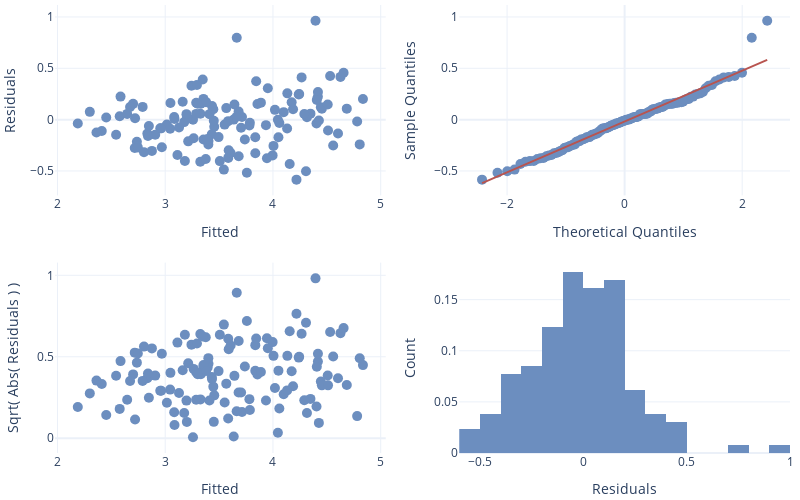

Notebook source saved alongside this figure:
### Code cell
OFFSET = 2
df_cnr['CNR'] = df_cnr['CNR'] + OFFSET
pl_df_cnr = pl.DataFrame(df_cnr)
glmm_cnr_s = glmer('CNR ~ Stain + (1|Experiment) + (1|ROI)', data=pl_df_cnr, family='Gamma', link='log')
glmm_cnr_s.set_factors(['Stain'])

# Convert estimates to odds
display(glmm_cnr_s.fit(exponentiate=True, summary=True, conf_method='boot'))
display(glmm_cnr_s.result_fit_stats)
stat_diagnostics(glmm_cnr_s.data['fitted'], glmm_cnr_s.data['resid'], glmm_cnr_s.data['Experiment'])

### Figure 1 — Plotly figure (JSON) as saved in the notebook; plotly's stock layout.template omitted (floating-point values rounded to 4 significant figures; data arrays with more than 128 entries replaced by an {"elided": "..."} marker saying what was removed)
{"data": [{"marker": {"color": "#6C8EBF", "size": 10}, "mode": "markers", "text": {"elided": "130 str values"}, "type": "scatter", "x": {"elided": "130 float values"}, "xaxis": "x", "y": {"elided": "130 float values"}, "yaxis": "y"}, {"marker": {"color": "#6C8EBF", "size": 10}, "mode": "markers", "type": "scatter", "x": {"elided": "130 float values"}, "xaxis": "x2", "y": {"elided": "130 float values"}, "yaxis": "y2"}, {"marker": {"color": "#B85450", "line": {"width": 2}}, "mode": "lines", "type": "scatter", "x": {"elided": "130 float values"}, "xaxis": "x2", "y": {"elided": "130 float values"}, "yaxis": "y2"}, {"marker": {"color": "#6C8EBF", "size": 10}, "mode": "markers", "text": {"elided": "130 str values"}, "type": "scatter", "x": {"elided": "130 float values"}, "xaxis": "x3", "y": {"elided": "130 float values"}, "yaxis": "y3"}, {"histnorm": "probability", "marker": {"color": "#6C8EBF"}, "type": "histogram", "x": {"elided": "130 float values"}, "xaxis": "x4", "yaxis": "y4"}], "layout": {"height": 500, "margin": {"b": 5, "l": 10, "r": 10, "t": 5}, "showlegend": false, "width": 800, "xaxis": {"anchor": "y", "domain": [0, 0.45], "title": {"text": "Fitted"}}, "xaxis2": {"anchor": "y2", "domain": [0.55, 1], "title": {"text": "Theoretical Quantiles"}}, "xaxis3": {"anchor": "y3", "domain": [0, 0.45], "title": {"text": "Fitted"}}, "xaxis4": {"anchor": "y4", "domain": [0.55, 1], "title": {"text": "Residuals"}}, "yaxis": {"anchor": "x", "domain": [0.575, 1], "title": {"text": "Residuals"}}, "yaxis2": {"anchor": "x2", "domain": [0.575, 1], "title": {"text": "Sample Quantiles"}}, "yaxis3": {"anchor": "x3", "domain": [0, 0.425], "title": {"text": "Sqrt( Abs( Residuals ) )"}}, "yaxis4": {"anchor": "x4", "domain": [0, 0.425], "title": {"text": "Count"}}}}
